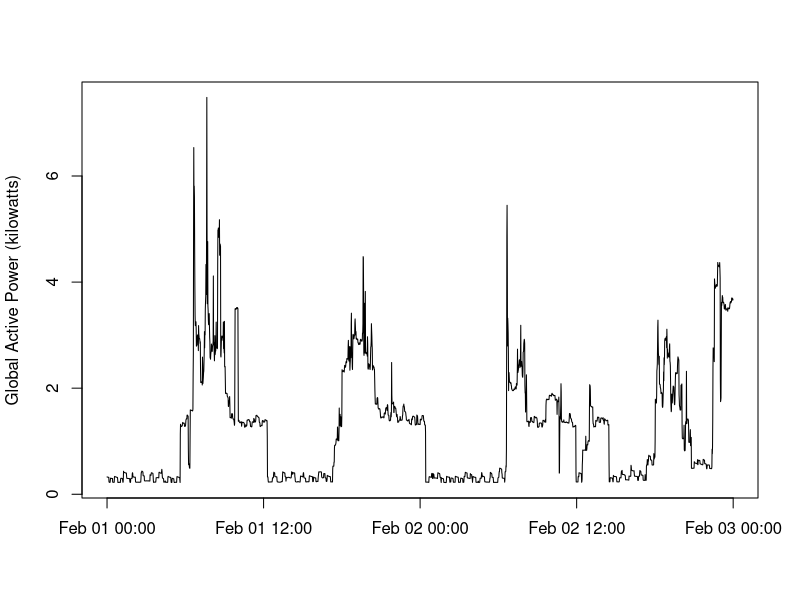
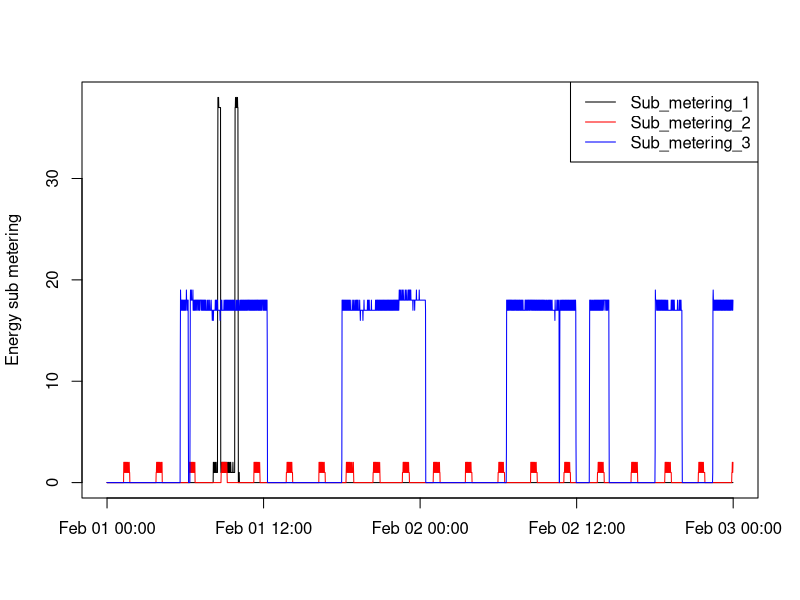

Here is the R script that generated these plots, in order:
w1 <- read.csv("household_power_consumption.txt", sep = ";")
w1 <- w1[w1$Date %in% as.factor(c("1/2/2007","2/2/2007")),]
datetime <- paste ( as.character(w1$Date), as.character(w1$Time))
time <-  strptime (datetime, "%d/%m/%Y %H:%M:%OS")
png(filename = "plot2.png", width = 480, height = 480, units = "px", pointsize = 12,  bg = "white",)
plot(time, as.numeric(as.character(w1$Global_active_power)), type = "l", xlab = NA, ylab = "Global Active Power (kilowatts)" )
dev.off()
png(filename = "plot3.png", width = 480, height = 480, units = "px", pointsize = 12,  bg = "white",)
plot(time, as.numeric(as.character(w1$Sub_metering_1)), type = "l", xlab = NA, ylab = "Energy sub metering" )
lines (time, as.numeric(as.character(w1$Sub_metering_2)), type = "l",  col = "red" )
lines (time, as.numeric(as.character(w1$Sub_metering_3)), type = "l",  col = "blue" )
legend ("topright", legend = c("Sub_metering_1","Sub_metering_2","Sub_metering_3"),col=c("black","red","blue"), lty = 1)
dev.off()
